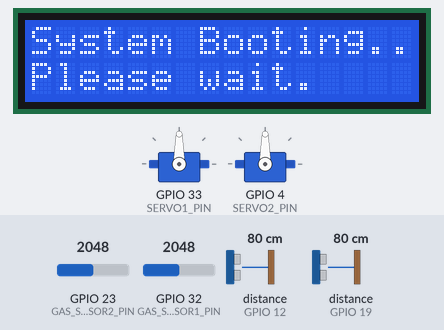
A sketch run on a simulated ESP32. On the bench: 2 × servo, 16×2 character LCD. The test bench sets the inputs (shaded band); at power-on: GPIO 23 (GAS_SENSOR2_PIN) = 2048, GPIO 32 (GAS_SENSOR1_PIN) = 2048, distance to the obstacle (sensors on GPIO 12, GPIO 19) 80 cm. The echo pulse lasts 58.3 µs per cm; WiFi joins after 1.5 s; servers stay silent unless stated; what the sketch prints to the serial monitor is not drawn.

Above: at 0.1 s.
At 10.2 s:
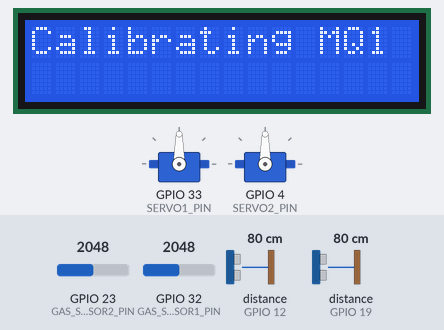
At 21.2 s:
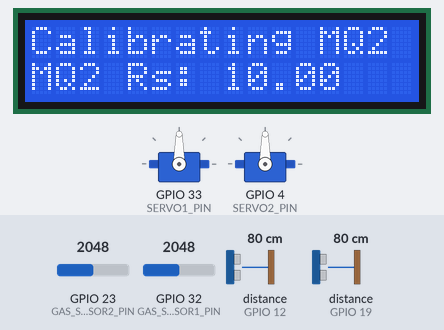
At 24.2 s:
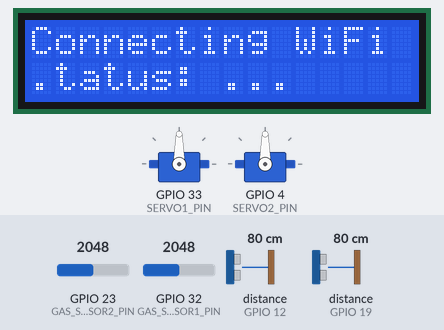
At 25.3 s:
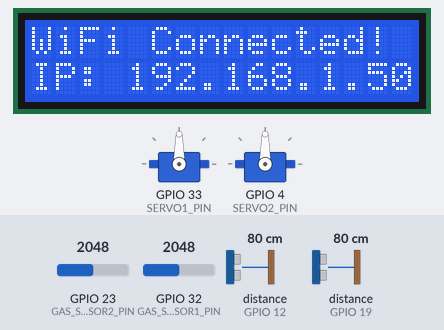
At 27.4 s:
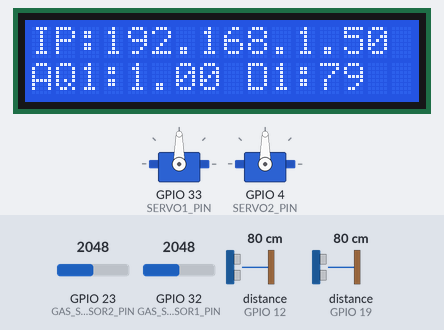

Measured:
- what the display in image 1 shows lasts 5.0 s, from 10.1 s to 15.1 s
- what the display in image 2 shows lasts 2.0 s, from 21.2 s to 23.2 s
- what the display in image 3 shows lasts 1.0 s, from 24.2 s to 25.2 s
- what the display in image 4 shows lasts 2.1 s, from 25.2 s to 27.3 s

The sketch:

CHATGPT_esp32_smart_waste_bin.ino
```cpp
#include <WiFi.h>
#include <ESP32Servo.h>
#include <WebServer.h>
#include <Wire.h>
#include <LiquidCrystal_I2C.h>

// WiFi credentials
const char* ssid = "PLDTHOMEFIBRJAWS5";
const char* password = "RVN*7Ven+s_2001";

// Pin definitions
#define SERVO1_PIN        33
#define SERVO2_PIN        4
#define GAS_SENSOR1_PIN   32
#define GAS_SENSOR2_PIN   23
#define ULTRASONIC1_ECHO  12
#define ULTRASONIC1_TRIG  13
#define ULTRASONIC2_ECHO  19
#define ULTRASONIC2_TRIG  18

// LCD Configuration
#define LCD_ADDR          0x27
#define LCD_COLS          16
#define LCD_ROWS          2

// Servo positions
#define SERVO_CENTER      90
#define SERVO_LEFT1       45
#define SERVO_RIGHT1      135
#define SERVO_LEFT2       135
#define SERVO_RIGHT2      45

// MQ-135 Constants
#define VCC                 3.3
#define RL                  10.0
#define CALIBRATION_SAMPLES 50
#define CALIBRATION_DELAY   100

Servo servo1;
Servo servo2;
WebServer server(80);
LiquidCrystal_I2C lcd(LCD_ADDR, LCD_COLS, LCD_ROWS);

// Sensor values
float rsAirCalibrated1 = 0.0;
float rsAirCalibrated2 = 0.0;
float currentAirQuality1 = 0.0;
float currentAirQuality2 = 0.0;
long currentDistance1 = 0;
long currentDistance2 = 0;

String localIP;

// === SETUP ===
void setup() {
  Serial.begin(115200);

  pinMode(GAS_SENSOR1_PIN, INPUT);
  pinMode(GAS_SENSOR2_PIN, INPUT);
  pinMode(ULTRASONIC1_TRIG, OUTPUT);
  pinMode(ULTRASONIC1_ECHO, INPUT);
  pinMode(ULTRASONIC2_TRIG, OUTPUT);
  pinMode(ULTRASONIC2_ECHO, INPUT);

  servo1.attach(SERVO1_PIN);
  servo2.attach(SERVO2_PIN);
  centerServos();

  Wire.begin();
  lcd.init();
  lcd.backlight();
  lcd.clear();
  lcd.setCursor(0, 0);
  lcd.print("System Booting...");
  lcd.setCursor(0, 1);
  lcd.print("Please wait.");

  // Warm-up and Calibration
  Serial.println("MQ-135 warm-up (10s)...");
  delay(10000);

  lcd.clear();
  lcd.setCursor(0, 0);
  lcd.print("Calibrating MQ1");
  rsAirCalibrated1 = calibrateMQ135(GAS_SENSOR1_PIN);
  lcd.setCursor(0, 1);
  lcd.print("MQ1 Rs: " + String(rsAirCalibrated1, 2));
  delay(1000);

  lcd.clear();
  lcd.setCursor(0, 0);
  lcd.print("Calibrating MQ2");
  rsAirCalibrated2 = calibrateMQ135(GAS_SENSOR2_PIN);
  lcd.setCursor(0, 1);
  lcd.print("MQ2 Rs: " + String(rsAirCalibrated2, 2));
  delay(2000);

  connectToWiFi();
  setupWebServer();

  Serial.println("System Ready!");
  updateLCD();
}

void loop() {
  server.handleClient();
  updateSensors();
  updateLCD();
  delay(500);
}

// === WiFi ===
void connectToWiFi() {
  WiFi.begin(ssid, password);
  lcd.clear();
  lcd.setCursor(0, 0);
  lcd.print("Connecting WiFi");
  lcd.setCursor(0, 1);
  lcd.print("Status: ...");

  int attempts = 0;
  while (WiFi.status() != WL_CONNECTED && attempts < 20) {
    delay(1000);
    lcd.setCursor(attempts % 16, 1);
    lcd.print(".");
    attempts++;
  }

  if (WiFi.status() == WL_CONNECTED) {
    localIP = WiFi.localIP().toString();
    Serial.println("WiFi connected: " + localIP);
    lcd.clear();
    lcd.setCursor(0, 0);
    lcd.print("WiFi Connected!");
    lcd.setCursor(0, 1);
    lcd.print("IP: " + localIP);
    delay(2000);
  } else {
    lcd.clear();
    lcd.setCursor(0, 0);
    lcd.print("WiFi Failed!");
    lcd.setCursor(0, 1);
    lcd.print("Check WiFi");
    delay(5000);
    ESP.restart();
  }
}

// === Web Server ===
void setupWebServer() {
  server.on("/", handleRoot);
  server.on("/left", handleLeft);
  server.on("/right", handleRight);
  server.on("/center", handleCenter);
  server.on("/air-quality", handleAirQuality);
  server.on("/distance", handleDistance);
  server.on("/status", handleStatus);
  server.begin();
  Serial.println("Web server started.");
}

// === LCD ===
void updateLCD() {
  lcd.clear();
  lcd.setCursor(0, 0);
  lcd.print("IP:" + localIP);
  lcd.setCursor(0, 1);
  lcd.print("AQ1:" + String(currentAirQuality1, 2) + " D1:" + String(currentDistance1));
}

// === Sensors ===
void updateSensors() {
  currentAirQuality1 = readMQ135(GAS_SENSOR1_PIN, rsAirCalibrated1);
  currentAirQuality2 = readMQ135(GAS_SENSOR2_PIN, rsAirCalibrated2);
  currentDistance1 = getDistance(ULTRASONIC1_TRIG, ULTRASONIC1_ECHO);
  currentDistance2 = getDistance(ULTRASONIC2_TRIG, ULTRASONIC2_ECHO);

  Serial.print("AQ1: " + String(currentAirQuality1, 2));
  Serial.print(" | AQ2: " + String(currentAirQuality2, 2));
  Serial.print(" | D1: " + String(currentDistance1) + "cm");
  Serial.print(" | D2: " + String(currentDistance2) + "cm\n");
}

float readMQ135(int pin, float rsAirCalibratedValue) {
  int analogValue = analogRead(pin);
  float voltage = analogValue * (VCC / 4095.0);
  float rs = RL * (VCC - voltage) / voltage;
  return rs / rsAirCalibratedValue;
}

float calibrateMQ135(int pin) {
  float rsSum = 0;
  for (int i = 0; i < CALIBRATION_SAMPLES; i++) {
    int analogValue = analogRead(pin);
    float voltage = analogValue * (VCC / 4095.0);
    float rs = RL * (VCC - voltage) / voltage;
    rsSum += rs;
    delay(CALIBRATION_DELAY);
  }
  return rsSum / CALIBRATION_SAMPLES;
}

long getDistance(int trigPin, int echoPin) {
  digitalWrite(trigPin, LOW);
  delayMicroseconds(2);
  digitalWrite(trigPin, HIGH);
  delayMicroseconds(10);
  digitalWrite(trigPin, LOW);
  long duration = pulseIn(echoPin, HIGH);
  return duration * 0.034 / 2;
}

// === Servo Control ===
void centerServos() {
  servo1.write(SERVO_CENTER);
  servo2.write(SERVO_CENTER);
  Serial.println("Servos centered.");
}

void moveLeft() {
  servo1.write(SERVO_LEFT1);
  servo2.write(SERVO_LEFT2);
  Serial.println("Servos moved left.");
}

void moveRight() {
  servo1.write(SERVO_RIGHT1);
  servo2.write(SERVO_RIGHT2);
  Serial.println("Servos moved right.");
}

// === Web Handlers ===
void handleRoot() {
  String html = "<html><head><meta name='viewport' content='width=device-width, initial-scale=1.0'>";
  html += "<style>body{font-family:Arial;text-align:center;background:#f0f0f0;}a{padding:10px;margin:5px;display:inline-block;background:#007bff;color:white;text-decoration:none;border-radius:5px;}a:hover{background:#0056b3;}</style></head><body>";
  html += "<h1>Waste Sorting System</h1>";
  html += "<p><a href='/left'>Move Left</a><a href='/center'>Center</a><a href='/right'>Move Right</a></p>";
  html += "<p>Air Quality 1: " + String(currentAirQuality1, 2) + "</p>";
  html += "<p>Air Quality 2: " + String(currentAirQuality2, 2) + "</p>";
  html += "<p>Distance 1: " + String(currentDistance1) + " cm</p>";
  html += "<p>Distance 2: " + String(currentDistance2) + " cm</p>";
  html += "</body></html>";
  server.send(200, "text/html", html);
}

void handleLeft() {
  moveLeft();
  server.send(200, "text/plain", "Moved Left");
}

void handleRight() {
  moveRight();
  server.send(200, "text/plain", "Moved Right");
}

void handleCenter() {
  centerServos();
  server.send(200, "text/plain", "Centered");
}

void handleAirQuality() {
  String response = "{\"sensor1\":" + String(currentAirQuality1) + ",\"sensor2\":" + String(currentAirQuality2) + "}";
  server.send(200, "application/json", response);
}

void handleDistance() {
  String response = "{\"sensor1\":" + String(currentDistance1) + ",\"sensor2\":" + String(currentDistance2) + "}";
  server.send(200, "application/json", response);
}

void handleStatus() {
  String status = "{\"ip\":\"" + localIP + "\",\"status\":\"running\"}";
  server.send(200, "application/json", status);
}
```
